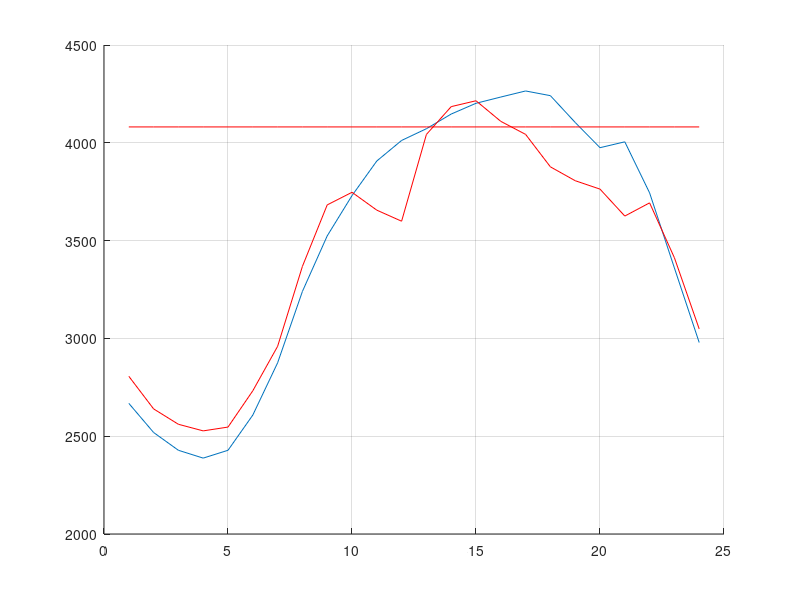

Reproduce this figure in MATLAB.
clear;
clc;
% load profile %%%%%%%%%%%%%%%%%%%%%%%%%%%
hour=[1;2;3;4;5;6;7;8;9;10;11;12;13;14;15;16;17;18;19;20;21;22;23;24];
demand=[2668;2519;2428;2388;2428;2608;2875;3240;3524;3730;3907;4012;4072;4147;4202;4234;4265;4241;4104;3975;4005;3744;3360;2979];
price=[15.77;16.78;15.04;14.14;16.53;16.85;21.48;18.9;17.52;22.05;39.51;49.29;25.03;20.88;22.42;23.05;28.8;37.36;34;29.11;39.63;19.06;19.25;17.3];
% fr = flat rate
totcost=0;
totdemand=0;
for i=1:1:24
    totcost=demand(i)*price(i)+totcost;
    totdemand=totdemand+demand(i);
end
fr=totcost/totdemand;
for i=1:1:24
    price0(i)=fr;
end
%%%% an argument for the reward
for i=1:1:24
    reward0(i)=0;
end

%%%%price elasticity martrix:      peak      offpeak       low
%%%%                    peak        -0.1      0.016        0.012
%%%%                    offpeak     0.016     -0.1         0.01
%%%%                    low         0.012     0.01          -0.1
%%%%% for this data set, the best timing are as follows : peak time 16-22 ,
%%%%% offpeak time 10-15 and 23-24 and low time 1-9


%%%% hours 1-9 are the low rate times
for i=1:9
    demand2(i)=demand(i)+(-0.1)*[demand(i)/price0(i)]*(price(i)-price0(i)+reward0(i))...
            +(0.01)*[demand(i)/price0(10)]*(price(10)-price0(10)+reward0(10))...
            +(0.01)*[demand(i)/price0(11)]*(price(10)-price0(11)+reward0(11))...
            +(0.01)*[demand(i)/price0(12)]*(price(12)-price0(12)+reward0(12))...
            +(0.01)*[demand(i)/price0(13)]*(price(13)-price0(13)+reward0(13))...
            +(0.01)*[demand(i)/price0(14)]*(price(14)-price0(14)+reward0(14))...
            +(0.01)*[demand(i)/price0(15)]*(price(15)-price0(15)+reward0(15))...        
            +(0.012)*[demand(i)/price0(16)]*(price(16)-price0(16)+reward0(16))...
            +(0.012)*[demand(i)/price0(17)]*(price(17)-price0(17)+reward0(17))...
            +(0.012)*[demand(i)/price0(18)]*(price(18)-price0(18)+reward0(18))...
            +(0.012)*[demand(i)/price0(19)]*(price(19)-price0(19)+reward0(19))...
            +(0.012)*[demand(i)/price0(20)]*(price(20)-price0(20)+reward0(20))...
            +(0.012)*[demand(i)/price0(21)]*(price(21)-price0(21)+reward0(21))...
            +(0.012)*[demand(i)/price0(22)]*(price(22)-price0(22)+reward0(22))...            
            +(0.01)*[demand(i)/price0(23)]*(price(23)-price0(23)+reward0(23))...
            +(0.01)*[demand(i)/price0(24)]*(price(24)-price0(24)+reward0(24));
end

%%%% hours 10-15 and 23-24 are the off peak times
for i=10:15
    demand2(i)=demand(i)+(-0.1)*[demand(i)/price0(i)]*(price(i)-price0(i)+reward0(i))...
        +(0.01)*[demand(i)/price0(1)]*(price(1)-price0(1)+reward0(1))...
        +(0.01)*[demand(i)/price0(2)]*(price(2)-price0(2)+reward0(2))...
        +(0.01)*[demand(i)/price0(3)]*(price(3)-price0(3)+reward0(3))...
        +(0.01)*[demand(i)/price0(4)]*(price(4)-price0(4)+reward0(4))...
        +(0.01)*[demand(i)/price0(5)]*(price(5)-price0(5)+reward0(5))...
        +(0.01)*[demand(i)/price0(6)]*(price(6)-price0(6)+reward0(6))...
        +(0.01)*[demand(i)/price0(7)]*(price(7)-price0(7)+reward0(7))...
        +(0.01)*[demand(i)/price0(8)]*(price(8)-price0(8)+reward0(8))...
        +(0.01)*[demand(i)/price0(9)]*(price(9)-price0(9)+reward0(9))...        
        +(0.016)*[demand(i)/price0(16)]*(price(16)-price0(16)+reward0(16))...
        +(0.016)*[demand(i)/price0(17)]*(price(17)-price0(17)+reward0(17))...
        +(0.016)*[demand(i)/price0(18)]*(price(18)-price0(18)+reward0(18))...
        +(0.016)*[demand(i)/price0(19)]*(price(19)-price0(19)+reward0(19))...
        +(0.016)*[demand(i)/price0(20)]*(price(20)-price0(20)+reward0(20))...
        +(0.016)*[demand(i)/price0(21)]*(price(21)-price0(21)+reward0(21))...
        +(0.016)*[demand(i)/price0(22)]*(price(22)-price0(22)+reward0(22));
end
for i=23:24
    demand2(i)=demand(i)+(-0.1)*[demand(i)/price0(i)]*(price(i)-price0(i)+reward0(i))...
        +(0.01)*[demand(i)/price0(1)]*(price(1)-price0(1)+reward0(1))...
        +(0.01)*[demand(i)/price0(2)]*(price(2)-price0(2)+reward0(2))...
        +(0.01)*[demand(i)/price0(3)]*(price(3)-price0(3)+reward0(3))...
        +(0.01)*[demand(i)/price0(4)]*(price(4)-price0(4)+reward0(4))...
        +(0.01)*[demand(i)/price0(5)]*(price(5)-price0(5)+reward0(5))...
        +(0.01)*[demand(i)/price0(6)]*(price(6)-price0(6)+reward0(6))...
        +(0.01)*[demand(i)/price0(7)]*(price(7)-price0(7)+reward0(7))...
        +(0.01)*[demand(i)/price0(8)]*(price(8)-price0(8)+reward0(8))...
        +(0.01)*[demand(i)/price0(9)]*(price(9)-price0(9)+reward0(9))...        
        +(0.016)*[demand(i)/price0(16)]*(price(16)-price0(16)+reward0(16))...
        +(0.016)*[demand(i)/price0(17)]*(price(17)-price0(17)+reward0(17))...
        +(0.016)*[demand(i)/price0(18)]*(price(18)-price0(18)+reward0(18))...
        +(0.016)*[demand(i)/price0(19)]*(price(19)-price0(19)+reward0(19))...
        +(0.016)*[demand(i)/price0(20)]*(price(20)-price0(20)+reward0(20))...
        +(0.016)*[demand(i)/price0(21)]*(price(21)-price0(21)+reward0(21))...
        +(0.016)*[demand(i)/price0(22)]*(price(22)-price0(22)+reward0(22));
end

%%%% hours 16-22 are the peak time
for i=16:22
     demand2(i)=demand(i)+(-0.1)*[demand(i)/price0(i)]*(price(i)-price0(i)+reward0(i))...
        +(0.012)*[demand(i)/price0(1)]*(price(1)-price0(1)+reward0(1))...
        +(0.012)*[demand(i)/price0(2)]*(price(2)-price0(2)+reward0(2))...
        +(0.012)*[demand(i)/price0(3)]*(price(3)-price0(3)+reward0(3))...
        +(0.012)*[demand(i)/price0(4)]*(price(4)-price0(4)+reward0(4))...
        +(0.012)*[demand(i)/price0(5)]*(price(5)-price0(5)+reward0(5))...
        +(0.012)*[demand(i)/price0(6)]*(price(6)-price0(6)+reward0(6))...
        +(0.012)*[demand(i)/price0(7)]*(price(7)-price0(7)+reward0(7))...
        +(0.012)*[demand(i)/price0(8)]*(price(8)-price0(8)+reward0(8))...
        +(0.012)*[demand(i)/price0(9)]*(price(9)-price0(9)+reward0(9))...
            +(0.016)*[demand(i)/price0(10)]*(price(10)-price0(10)+reward0(10))...
            +(0.016)*[demand(i)/price0(11)]*(price(10)-price0(11)+reward0(11))...
            +(0.016)*[demand(i)/price0(12)]*(price(12)-price0(12)+reward0(12))...
            +(0.016)*[demand(i)/price0(13)]*(price(13)-price0(13)+reward0(13))...
            +(0.016)*[demand(i)/price0(14)]*(price(14)-price0(14)+reward0(14))...
            +(0.016)*[demand(i)/price0(15)]*(price(15)-price0(15)+reward0(15))...                  
            +(0.016)*[demand(i)/price0(23)]*(price(23)-price0(23)+reward0(23))...
            +(0.016)*[demand(i)/price0(24)]*(price(24)-price0(24)+reward0(24));
   
end
peak=0;
peakhours=0
for i=16:1:22
    peak=demand(i)+peak;
    peakhours=peakhours+1;
end
for i=1:1:24
    bline(i)=peak/peakhours;
end

hold on
plot(hour,demand)
plot(hour,demand2,'r')
plot (bline,'r')
grid on


%%%% calculation
% flat rate total cost
totcost
totdemand

